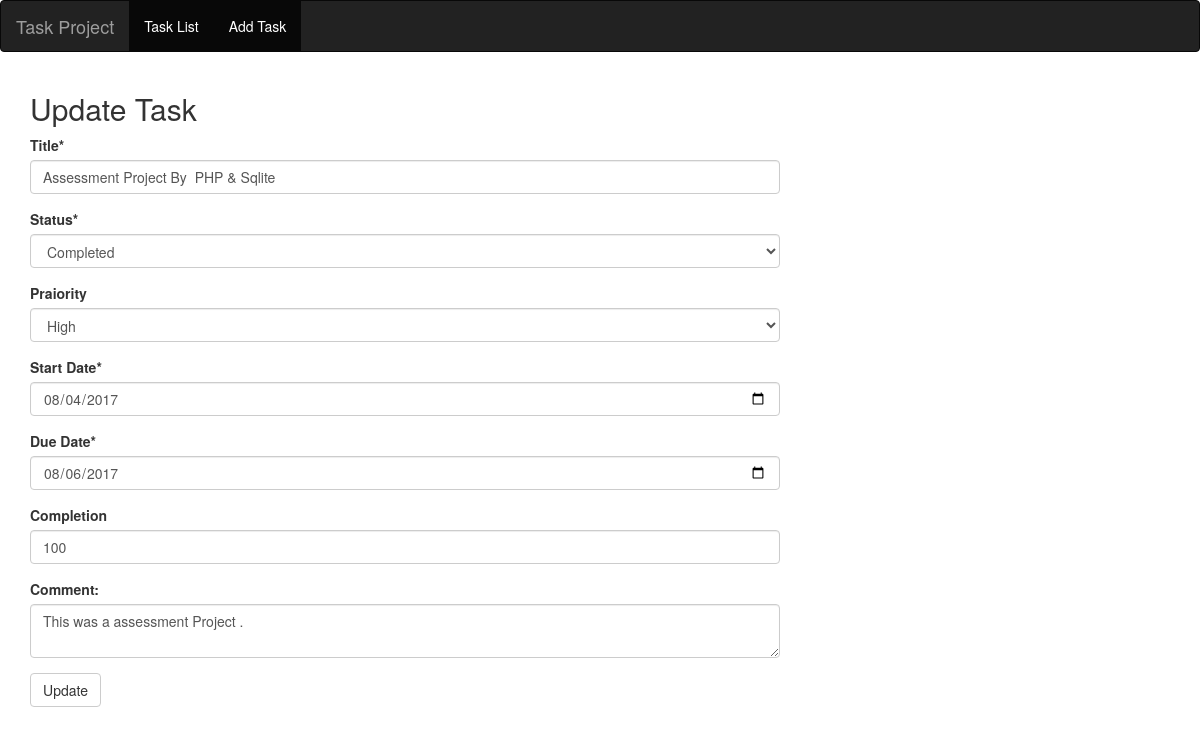
The page /indexOperator/dataEdit/12 on the database its author committed.
### tables this page shows
CREATE TABLE tasktable
   (id            INTEGER PRIMARY KEY AUTOINCREMENT,
   title           TEXT    NOT NULL,
   status           TEXT,
   priority           TEXT,
   startDate           DATE,
   dueDate           DATE,
   completion           TEXT,
   comment           TEXT
   );

### system/lib/load.php (called while the page is built, shortened)
<?php
class load
{
	public function view($fileName, $data=null){
		include_once('operation/views/'. $fileName . '.php');
	}
}
 ?>

### operation/operators/indexOperator.php (called while the page is built, shortened)
<?php
class indexOperator extends superOperator
{
	public function dataEdit($dataId){
		$tableName = 'tasktable';
		$listObject = $this->load->model('dataModel');
		$data = $listObject->DataById($tableName,$dataId);
		$this->load->view('dataEdit',$data);
	}
}
 ?>

### index.php (called while the page is built, shortened)
<?php
include_once('includes/header.php');
$mainIndex = new mainIndex();
include_once('includes/footer.php');
 ?>

### system/lib/dbSqlite.php (called while the page is built, shortened)
<?php
class dbSqlite extends MyDB
{
   protected $conn = array();
   function __construct(){ $this->conn = new MyDB(); }
public function getById($tableName,$dataId){
   $sql =<<<EOF
      SELECT * from $tableName  where id=$dataId;
EOF;
   $ret = $this->conn->query($sql);
   return $ret;
   }
}
?>

### operation/models/dataModel.php (called while the page is built, shortened)
<?php
class dataModel extends superModel
{
public function DataById($tableName,$dataId){
	$query = $this->db->getById($tableName,$dataId);
	return $query;
}
}
?>

### operation/views/dataEdit.php (the view, shortened to what this page needs)
<div class="container">
  <div class="row">
      <div class="col-sm-8">
        <h2>Update Task</h2>
        <?php while($row = $data->fetchArray(SQLITE3_ASSOC)){ $id = $row['id']; ?>
        <form id="taskFor" action="<?php echo BASE_URL ?>/indexOperator/updateData/<?php echo $id; ?>" method="POST">
          <div class="form-group">
            <label for="title">Title*</label>
            <input type="text" class="form-control" id="title" name="title" value="<?php echo $row['title']; ?>" />
          </div>
          <div class="form-group">
            <label for="status">Status*</label>
            <select class="form-control" id="status" name="status">
              <option value="<?php echo $row['status']; ?>" ><?php echo $row['status']; ?></option>
            </select>
          </div>
          <div class="form-group">
            <label for="priority">Praiority</label>
            <select class="form-control" id="priority" name="priority">
              <option value="<?php echo $row['priority']; ?>"><?php echo $row['priority']; ?></option>
            </select>
          </div>
          <div class="form-group">
            <label for="startDate">Start Date*</label>
            <input type="date" class="form-control" id="startDate" name="startDate" value="<?php echo $row['startDate']; ?>">
          </div>
          <div class="form-group">
            <label for="dueDate">Due Date*</label>
            <input type="date" class="form-control" id="dueDate" name="dueDate" value="<?php echo $row['dueDate']; ?>" >
          </div>
          <div class="form-group">
            <label for="completion">Completion</label>
            <input type="number" class="form-control" id="completion" name="completion" value="<?php echo $row['completion']; ?>"  >
          </div>
          <div class="form-group">
            <label for="comm">Comment:</label>
            <textarea class="form-control" id="comm" name="comm"><?php echo $row['comment']; ?></textarea>
          </div>
          <button type="submit" class="btn btn-default">Update</button>
        </form>
        <?php } ?>
      </div>
    </div>
</div>

### rows shown on the page
tasktable: title "Assessment Project By PHP & Sqlite", status "Completed", priority "High", startDate "08/04/2017", dueDate "08/06/2017", completion "100", comm "This was a assessment Project ."
